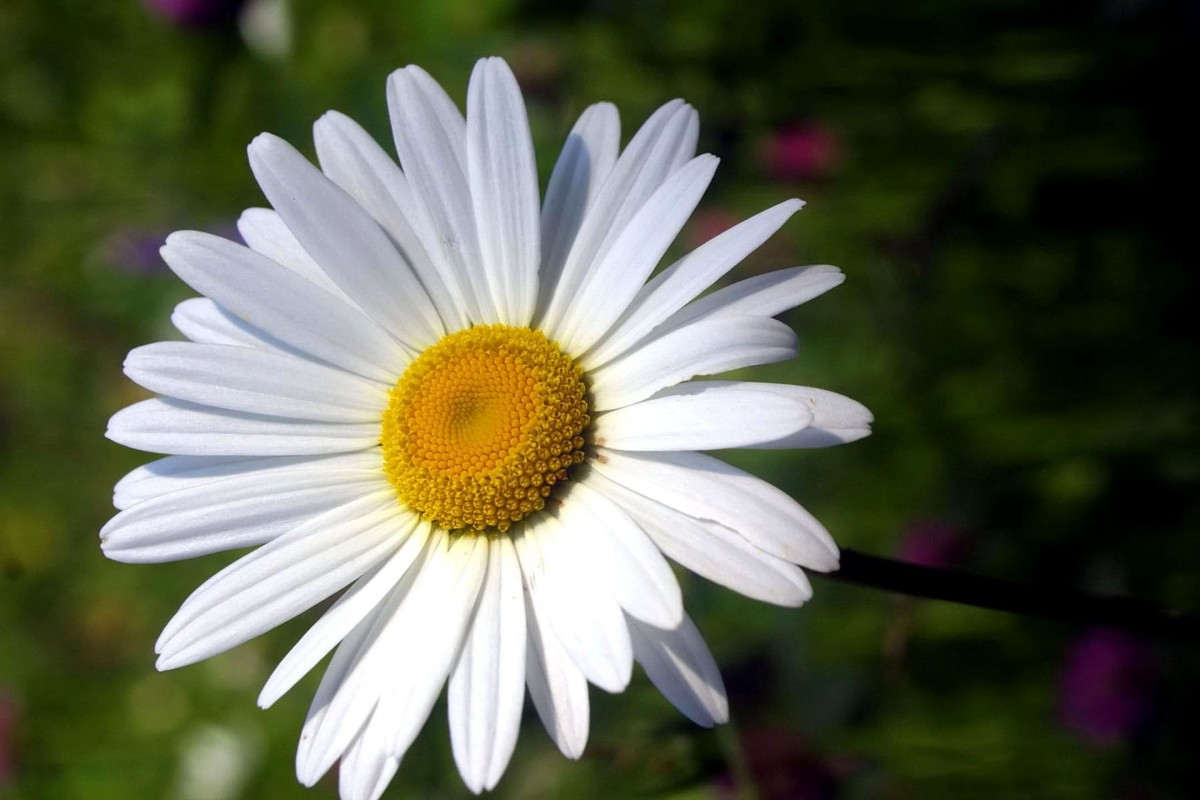
#> input picture 1.jpg, 1200 x 800 px
$ python laplace_sharp.py
#> lines starting #> are read from the running program, lines starting #| are printed output that depends on the picture
import cv2
import numpy as np
import matplotlib.pyplot as plt

def gaussian_kernel(size, sigma=1):
    k = cv2.getGaussianKernel(size, sigma)
    return np.outer(k, k)

def apply_convolution(a_image, kernel):
    kernel_height, kernel_width = kernel.shape
    image_height, image_width = a_image.shape
    pad_height = kernel_height // 2
    pad_width = kernel_width // 2
    padded_image = np.pad(a_image, ((pad_height, pad_height), (pad_width, pad_width)), mode='constant')
    output = np.zeros_like(a_image)
    for i in range(image_height):
        for j in range(image_width):
            region = padded_image[i:i+kernel_height, j:j+kernel_width]
            output[i, j] = np.sum(region * kernel)
    return output

def laplacian_operator(l_image):
    kernel = np.array([[0, 1, 0], [1, -4, 1], [0, 1, 0]])
    return apply_convolution(l_image, kernel)

# Load the image
image = cv2.imread('1.jpg', cv2.IMREAD_GRAYSCALE)
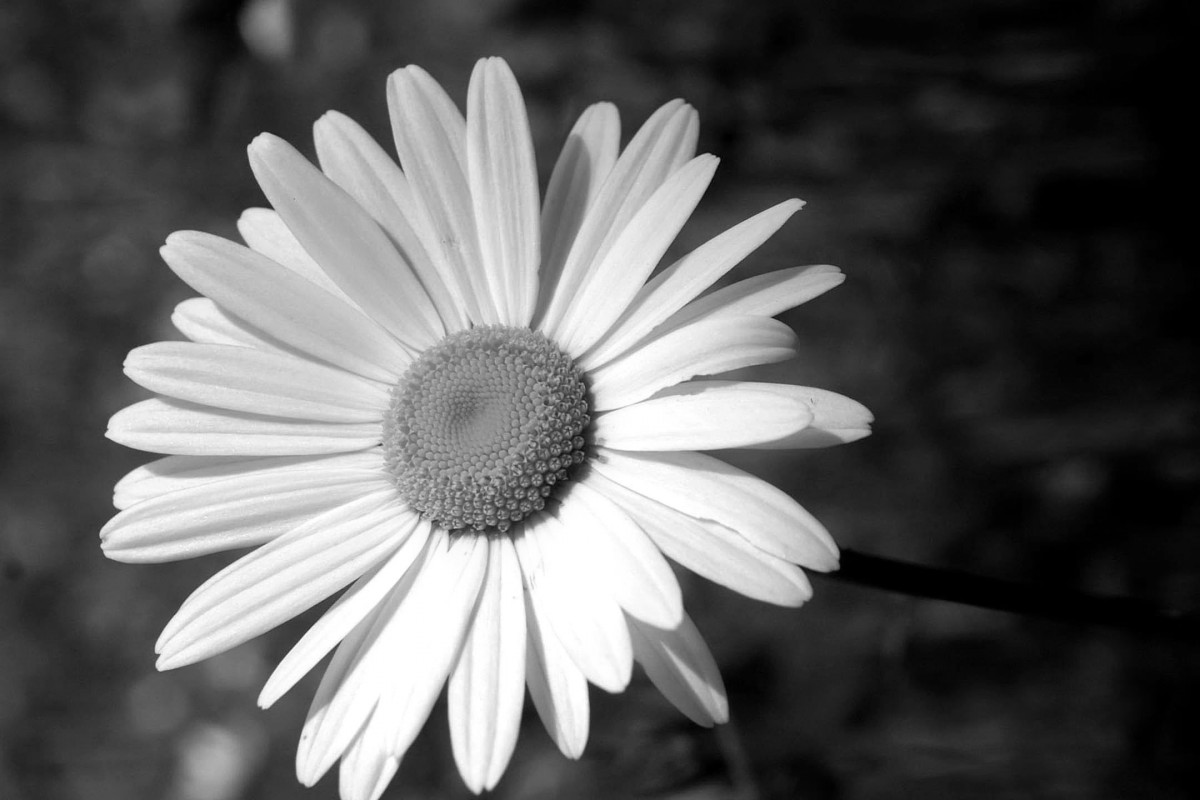
#> image: shape (800, 1200); min 0, max 255, mean 95.9

# Apply Gaussian blur to reduce noise
gaussian_blur_kernel = gaussian_kernel(3, 1)
blurred = apply_convolution(image, gaussian_blur_kernel)

# Apply the Laplacian operator
laplacian = laplacian_operator(blurred)
#> after the loop in apply_convolution (call 2), `for i in range(image_height):`:
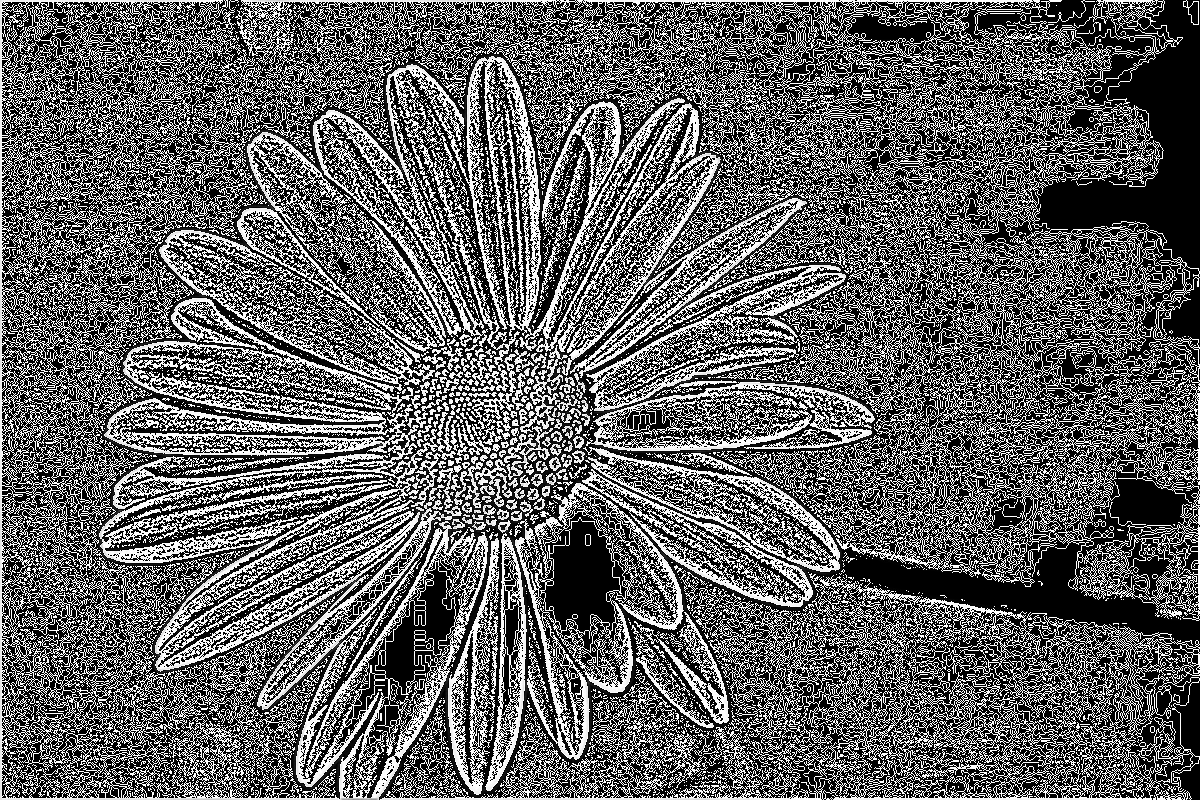
#> output: shape (800, 1200); min 0, max 255, mean 97.1

# Convert back to uint8
laplacian = cv2.convertScaleAbs(laplacian)

# Sharpen the image by adding the Laplacian to the original image
sharpened = cv2.addWeighted(image, 1.5, laplacian, -0.5, 0)
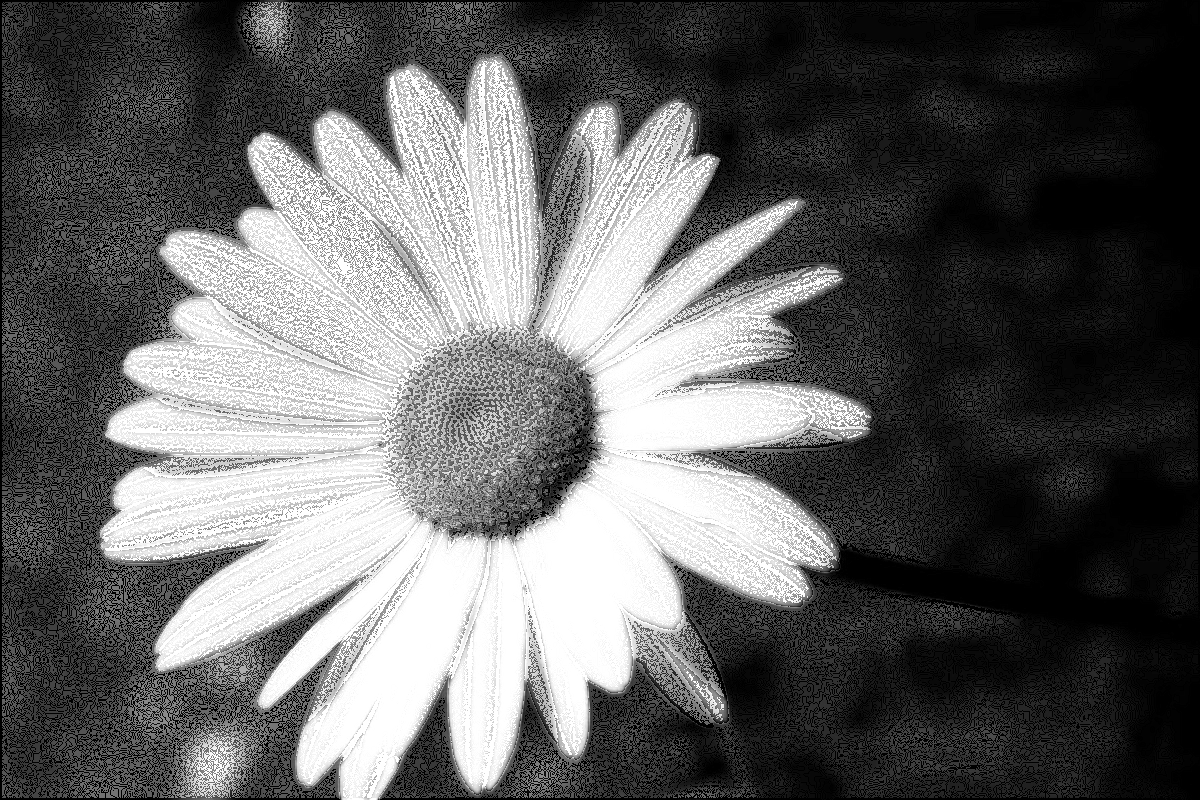
#> sharpened: shape (800, 1200); min 0, max 255, mean 99.4

# Display the results
plt.figure(figsize=(10, 5))
plt.subplot(1, 3, 1), plt.imshow(image, cmap='gray'), plt.title('Original')
plt.subplot(1, 3, 2), plt.imshow(laplacian, cmap='gray'), plt.title('Laplacian')
plt.subplot(1, 3, 3), plt.imshow(sharpened, cmap='gray'), plt.title('Sharpened')
plt.show()
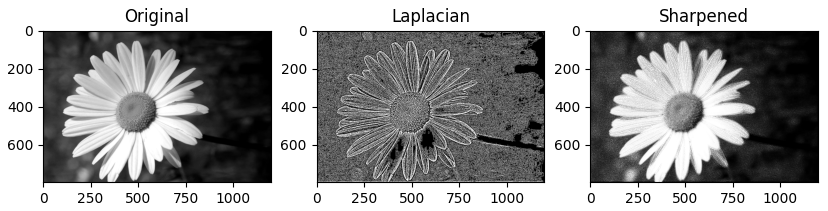
#> figure drawn by matplotlib, 3 panels
